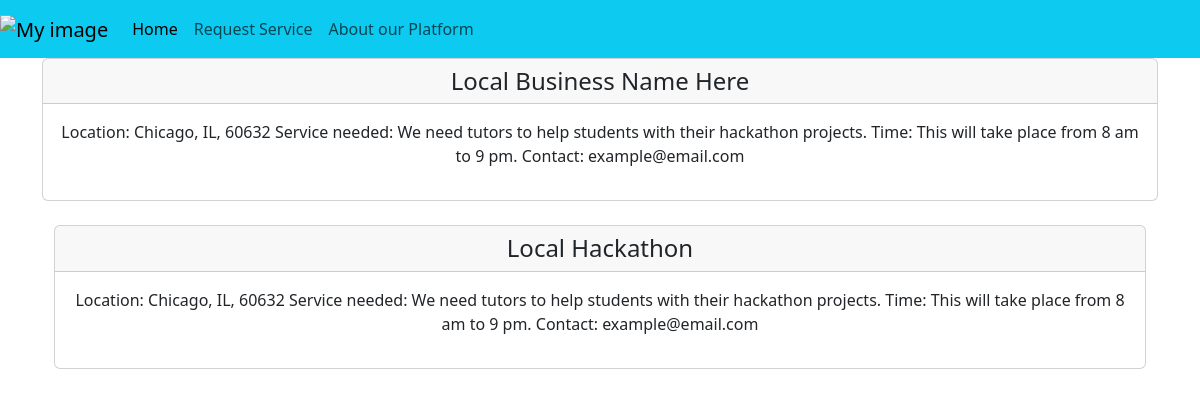
The page / on the database its author committed.
### posts/models.py (models this page shows, shortened)
class Post(models.Model):
    title = models.CharField(max_length=25)
    body = models.CharField(max_length=500)

### website/views.py (the view)
# urls.py: path('', welcome),
def welcome(request):
    return render(request, "website/welcome.html",
                  {"current_time": datetime.now(),
                   "posts": Post.objects.all(),
                   "num_posts": Post.objects.count()})

### website/templates/website/welcome.html (shortened to what this page needs)
{% extends 'base.html' %}
{% block content %}
    {% for post in posts %}
        <div class="container">
            <div class="card-deck mb-3 text-center">
            <div class="card mb-4 box-shadow">
                <div class="card-header">
                <h4 class="my-0 font-weight-normal">{{post.title}}</h4>
                </div>
                <div class="card-body">
                    <p>{{post.body}}</p>
                </div>
            </div>
        </div>
    {% endfor %}
{% endblock %}

### website/templates/base.html (shortened to what this page needs)
{% load static %}
<!DOCTYPE html>
<html lang="en">
<head>
    {% load static %}
    <link rel="stylesheet" href="{% static 'web.css' %}">
    <link rel="stylesheet" href="https://cdn.jsdelivr.net/npm/bootstrap@5.3.2/dist/css/bootstrap.min.css">
    <link rel="stylesheet" href="https://cdn.jsdelivr.net/npm/@fortawesome/fontawesome-free@6.4.2/css/fontawesome.min.css">
</head>
    <body>
        {% include 'top-menu.html'%}
        {% block content %}
        {% endblock %}
    </body>
</html>

### website/templates/top-menu.html (shortened to what this page needs)
{% load static %}
<nav class="navbar navbar-expand-lg navbar-light bg-info">
  <a class="navbar-brand" href="#"><img src="https://media.licdn.com/dms/image/D560BAQFWeyc-ohrdIw/company-logo_200_200/0/1680978454093/hshacks_logo?e=2147483647&v=beta&t=OnXrbkZf79rC1GG-nWrMP_Ocyti0eAuwCjvhfSYmu4g" alt="My image" width="75"></a>
  <div class="collapse navbar-collapse" id="navbarNavAltMarkup">
    <div class="navbar-nav">
      <a class="nav-item nav-link active" href="http://127.0.0.1:8000/">Home <span class="sr-only">(current)</span></a>
      <a class="nav-item nav-link" href="http://127.0.0.1:8000/new">Request Service</a>
      <a class="nav-item nav-link" href="http://127.0.0.1:8000/about">About our Platform</a>
    </div>
  </div>
</nav>

### rows shown on the page
Post: title "Local Business Name Here", body "Location: Chicago, IL, 60632 Service needed: We need tutors to help students with their hackathon projects. Time: This will take place from 8 am to 9 pm. Contact: example@email.com"
Post: title "Local Hackathon", body "Location: Chicago, IL, 60632 Service needed: We need tutors to help students with their hackathon projects. Time: This will take place from 8 am to 9 pm. Contact: example@email.com"
